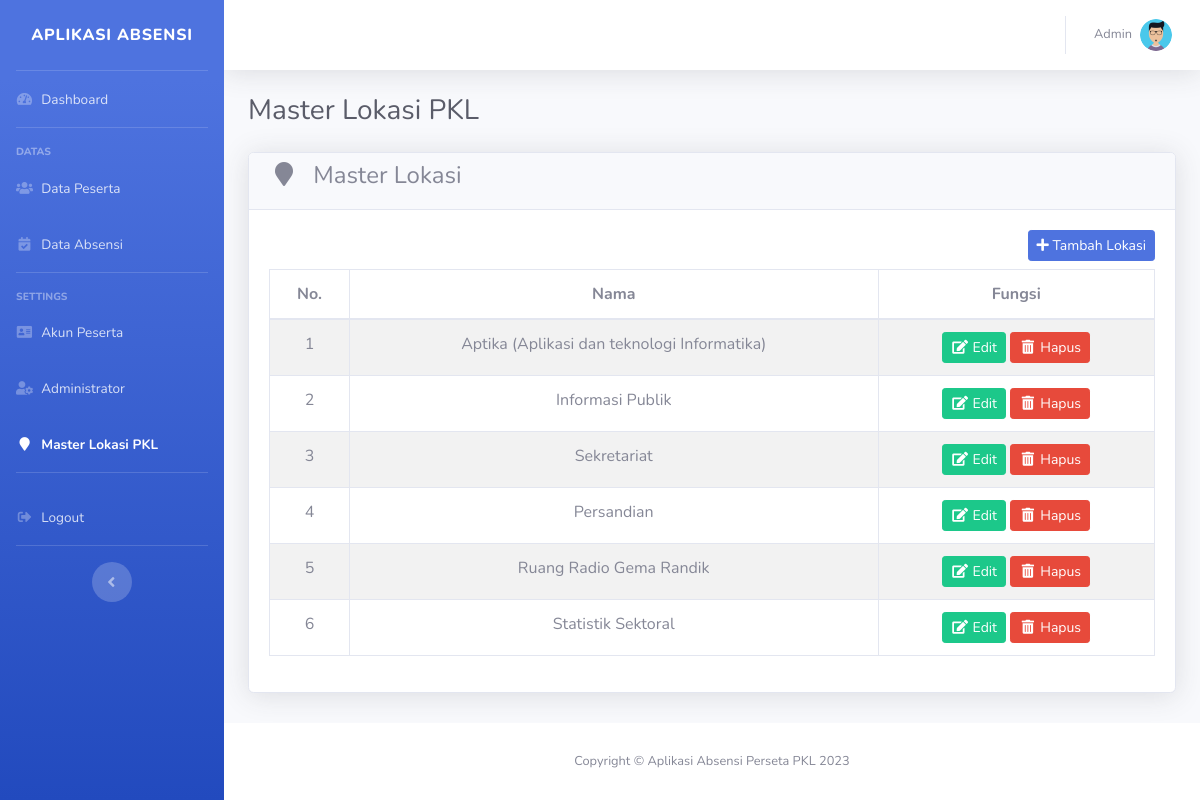
Page /admin/master-lokasi.php (signed in) on the committed database.
### tables this page shows
CREATE TABLE `users` (
  `id` int(11) NOT NULL,
  `nama` varchar(120) NOT NULL,
  `username` varchar(120) NOT NULL,
  `password` varchar(120) NOT NULL,
  `level` int(2) NOT NULL COMMENT '0:User Biasa, 1:Super User',
  `foto` varchar(50) NOT NULL,
  `created_at` timestamp NOT NULL DEFAULT current_timestamp() ON UPDATE current_timestamp(),
  `deleted_at` timestamp NULL DEFAULT NULL
);

CREATE TABLE `master_lokasi` (
  `id` int(11) NOT NULL,
  `nama` varchar(120) NOT NULL,
  `created_at` datetime NOT NULL,
  `deleted_at` datetime DEFAULT NULL
);

### config/control.php (called while the page is built, shortened)
<?php
include 'koneksi.php';
function query($query)
{
    global $db;
    $result = mysqli_query( $db, $query);
    $rows = [];
    while ($row = mysqli_fetch_assoc($result)){
        $rows[] = $row;
    }
    return $rows;
}

### admin/master-lokasi.php (the view, shortened to what this page needs)
<?php
    $title = 'master-lokasi';
    include '../template/header.php';
?>
<?php
    $datas = query("SELECT * FROM master_lokasi WHERE 1=1 AND deleted_at IS NULL");
?>
                    <div class="d-sm-flex align-items-center justify-content-between mb-4">
                        <h1 class="h3 mb-0 text-gray-800">Master Lokasi PKL</h1>
                    </div>
    <div class="card shadow">
        <div class="card-header py-2">
            <h4 class="card-title"><i class="fas fa-fw fa-map-marker mr-2"></i> Master Lokasi</h4>
        </div>
        <div class="card-body">
            <a href="" class="btn btn-sm btn-primary float-right mb-2" data-toggle="modal" data-target="#modalTambahLokasi"><i class="fas fa-plus"></i> Tambah Lokasi</a>
            <div class="table-responsive">
                <table class="table table-striped table-bordered">
                    <thead>
                        <tr class="text-center">
                            <th>No.</th>
                            <th>Nama</th>
                            <th>Fungsi</th>
                        </tr>
                    </thead>
                    <tbody>
                        <?php
                            $no = 1;
                            foreach($datas as $data){
                        ?>
                        <tr class="text-center">
                            <td><?= $no++ ?></td>
                            <td><?= $data['nama'] ?></td>
                            <td>
                                <a data-toggle="modal" data-target="#modalEditLokasi<?= $data['id'] ?>" class="btn btn-sm btn-success text-white">
                                    <i class="fas fa-fw fa-edit"></i>
                                    Edit
                                </a>
                                <button class="btn btn-sm btn-danger" name="hapus" onclick="onHapus(<?= $data['id'] ?>)">
                                    <i class="fas fa-fw fa-trash-alt"></i>
                                    Hapus
                                </button>
                            </td>
                        </tr>
                        <?php } ?>
                    </tbody>
                </table>
            </div>
        </div>
    </div>
<?php
    include '../template/footer.php';
?>

### template/header.php (shortened to what this page needs)
<?php
$id = $_SESSION['id'];
$akun = query("SELECT * FROM users WHERE id = '$id'")[0];
?>
<!DOCTYPE html>
<html lang="en">
<head>
    <link href="../assets/vendor/fontawesome-free/css/all.min.css" rel="stylesheet" type="text/css">
    <link rel="stylesheet" href="https://maxcdn.bootstrapcdn.com/bootstrap/4.3.1/css/bootstrap.min.css">
    <link rel="stylesheet" href="../assets/swal/sweetalert2.min.css">
    <link href="../assets/css/sb-admin-2.min.css" rel="stylesheet">
</head>
<body id="page-top">
    <div id="wrapper">
        <ul class="navbar-nav bg-gradient-primary sidebar sidebar-dark accordion" id="accordionSidebar">
            <a class="sidebar-brand d-flex align-items-center justify-content-center" href="index.php">
                <div class="sidebar-brand-text">Aplikasi Absensi</div>
            </a>
            <hr class="sidebar-divider my-0">
            <li class="nav-item <?php if ($title == 'dashboard'){echo 'active';} ?>">
                <a class="nav-link" href="index.php">
                    <i class="fas fa-fw fa-tachometer-alt"></i>
                    <span>Dashboard</span></a>
            </li>
            <hr class="sidebar-divider">
            <div class="sidebar-heading">
                Datas
            </div>
            <li class="nav-item <?php if ($title == 'data-peserta'){echo 'active';} ?>">
                <a class="nav-link" href="data-peserta.php">
                    <i class="fas fa-fw fa-users"></i>
                    <span>
                        Data Peserta
                    </span>
                </a>
            </li>
            <li class="nav-item <?php if ($title == 'data-absensi'){echo 'active';} ?>">
                <a class="nav-link" href="data-absensi.php">
                    <i class="fas fa-fw fa-calendar-check"></i>
                    <span>
                        Data Absensi
                    </span>
                </a>
            </li>
            <hr class="sidebar-divider">
            <div class="sidebar-heading">
                Settings
            </div>
            <li class="nav-item <?php if ($title == 'akun-peserta'){echo 'active';} ?>">
                <a class="nav-link" href="akun-peserta.php">
                    <i class="fas fa-fw fa-address-card"></i>
                    <span>Akun Peserta</span></a>
            </li>
            <?php if ($akun['level'] == 1) {?>
                <li class="nav-item <?php if ($title == 'administrator'){echo 'active';} ?>">
                <a class="nav-link" href="administrator.php">
                    <i class="fas fa-fw fa-user-cog"></i>
                    <span>Administrator</span></a>
            </li>
            <?php } ?>
            <?php if ($akun['level'] == 1) {?>
            <li class="nav-item <?php if ($title == 'master-lokasi'){echo 'active';} ?>">
                <a class="nav-link" href="master-lokasi.php">
                    <i class="fas fa-fw fa-map-marker"></i>
                    <span>Master Lokasi PKL</span></a>
            </li>
            <?php } ?>
            <hr class="sidebar-divider d-none d-md-block">
            <li class="nav-item">
                <a class="nav-link" data-toggle="modal" data-target="#logoutModal">
                    <i class="fas fa-fw fa-sign-out-alt"></i>
                    <span>Logout</span></a>
            </li>
            <hr class="sidebar-divider d-none d-md-block">
            <div class="text-center d-none d-md-inline">
                <button class="rounded-circle border-0" id="sidebarToggle"></button>
            </div>
        </ul>
        <div id="content-wrapper" class="d-flex flex-column">
            <div id="content">
                <nav class="navbar navbar-expand navbar-light bg-white topbar mb-4 static-top shadow">
                    <ul class="navbar-nav ml-auto">
                        <li class="nav-item dropdown no-arrow">
                            <a class="nav-link dropdown-toggle" href="#" id="userDropdown" role="button"
                                data-toggle="dropdown" aria-haspopup="true" aria-expanded="false">
                                <span class="mr-2 d-none d-lg-inline text-gray-600 small"><?= $akun['nama'] ?></span>
                                <img class="img-profile rounded-circle"
                                    src="../assets/img/attachment/<?= $akun['foto'] ?>">
                            </a>
                        </li>
                    </ul>
                </nav>
                <div class="container-fluid">

### rows in the picture
users: nama "Admin", foto (picture)
master_lokasi: nama "Aptika (Aplikasi dan teknologi Informatika)"
master_lokasi: nama "Informasi Publik"
master_lokasi: nama "Sekretariat"
master_lokasi: nama "Persandian"
master_lokasi: nama "Ruang Radio Gema Randik"
master_lokasi: nama "Statistik Sektoral"
